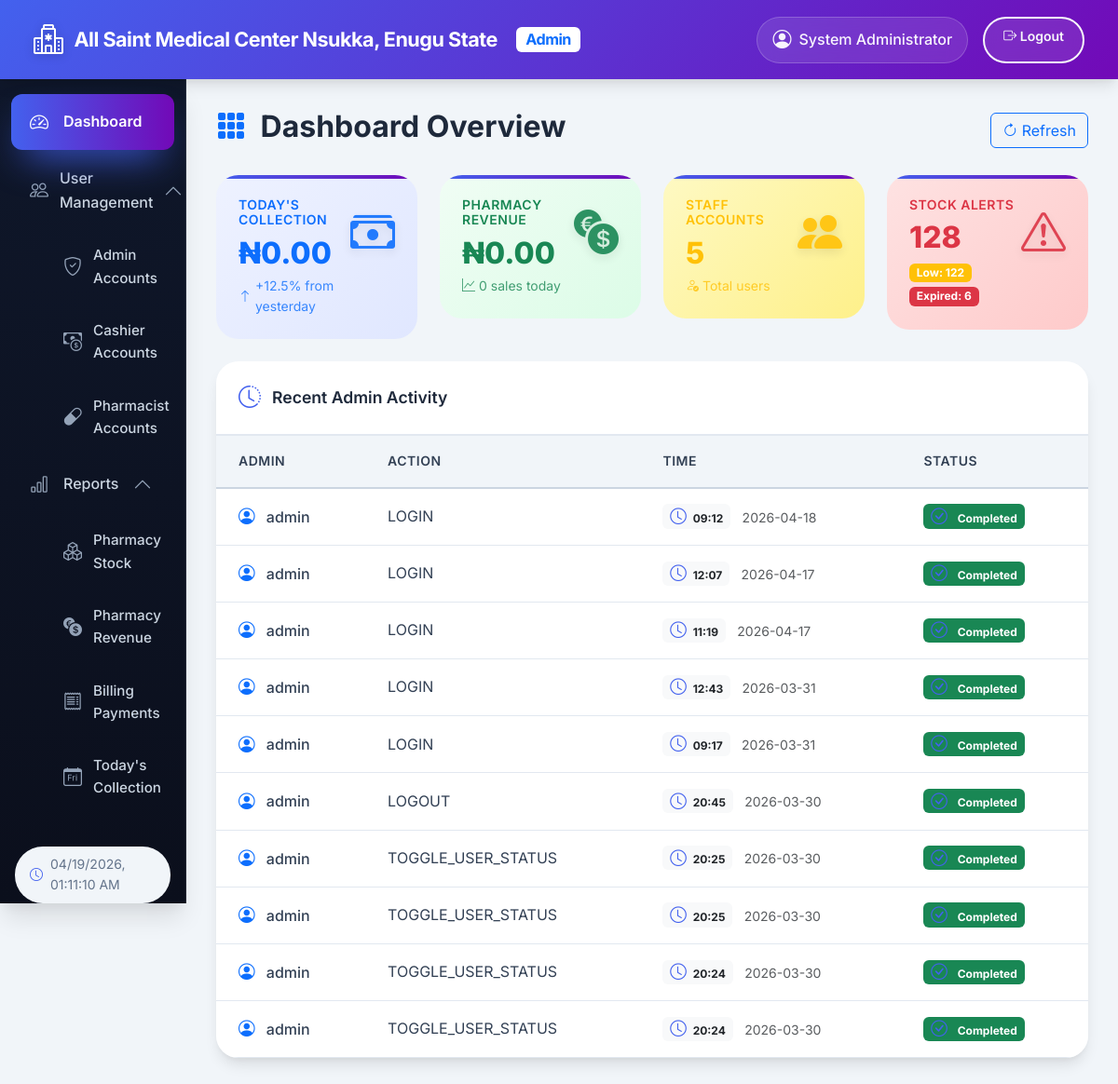
/admin/dashboard (signed in), run on an earlier commit of the app's database.
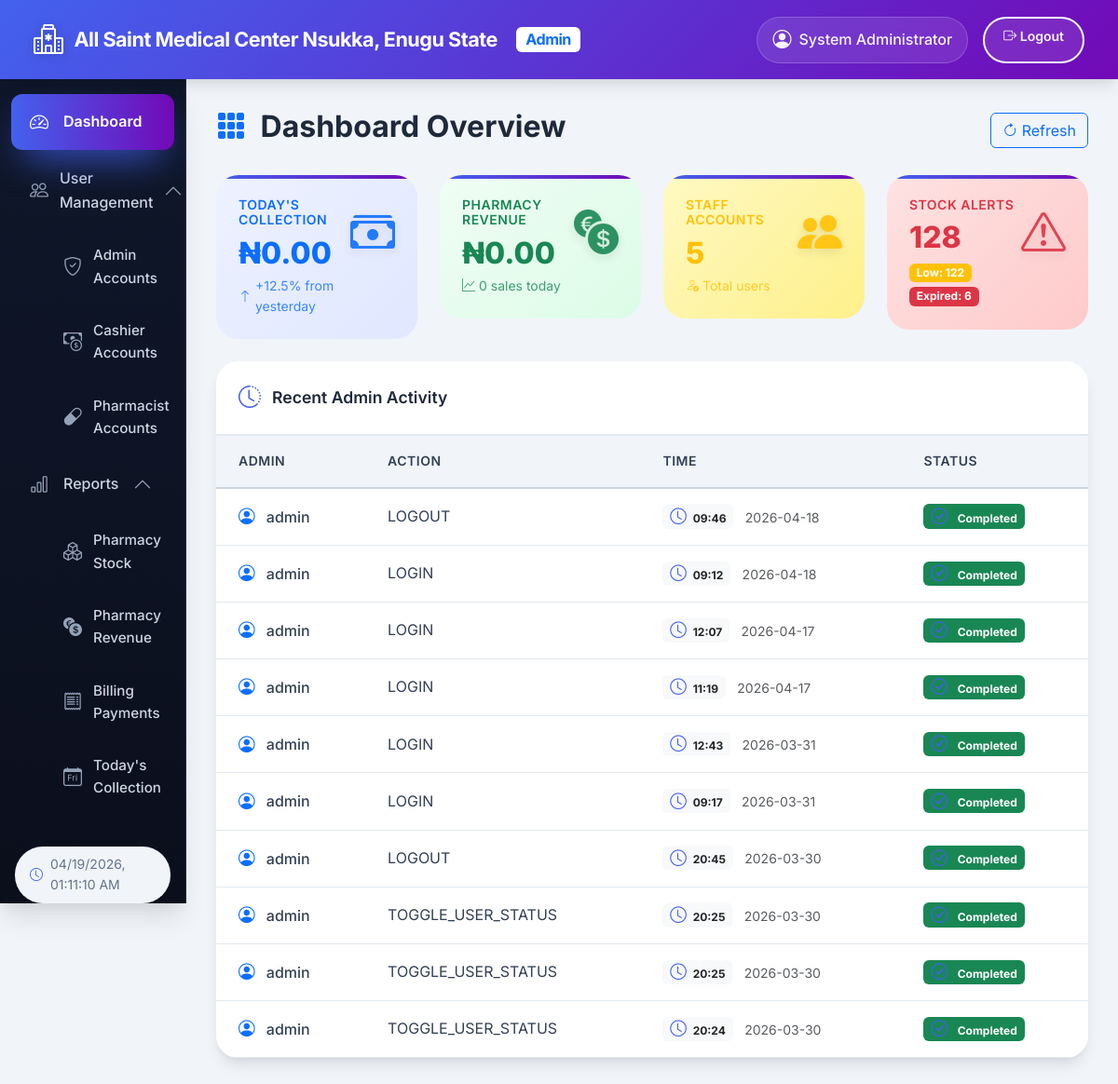
And on a later commit of the database.
### tables this page shows
CREATE TABLE admin_users (
    id                INTEGER PRIMARY KEY AUTOINCREMENT,
    username          TEXT UNIQUE NOT NULL,
    password          TEXT NOT NULL,
    full_name         TEXT,
    email             TEXT,
    role              TEXT DEFAULT 'Admin',
    is_super_admin    INTEGER DEFAULT 0,
    is_active         INTEGER DEFAULT 1,
    created_at        TIMESTAMP DEFAULT CURRENT_TIMESTAMP,
    created_by        INTEGER,
    last_login        TIMESTAMP
);

CREATE TABLE admin_audit_logs (
    id          INTEGER PRIMARY KEY AUTOINCREMENT,
    admin_id    INTEGER,
    action      TEXT NOT NULL,
    details     TEXT,
    ip_address  TEXT,
    user_agent  TEXT,
    created_at  TIMESTAMP DEFAULT CURRENT_TIMESTAMP
);

### app.py (the view)
@app.route('/admin/dashboard')
def admin_dashboard():
    if 'admin_id' not in session:
        return redirect(url_for('admin_login'))
    conn = get_db_connection()
    cursor = conn.cursor()
    stats = {}
    try:
        cursor.execute("SELECT COUNT(*) FROM admin_users WHERE is_active = 1")
        stats['admins_count'] = cursor.fetchone()[0]
        cursor.execute("SELECT COUNT(*) FROM pharmacists WHERE is_active = 1")
        stats['pharmacists_count'] = cursor.fetchone()[0]
        cursor.execute("SELECT COUNT(*) FROM billing_users WHERE is_active = 1")
        stats['cashiers_count'] = cursor.fetchone()[0]
        today = date.today().strftime('%Y-%m-%d')
        cursor.execute("SELECT COALESCE(SUM(amount_paid), 0) FROM payments WHERE DATE(payment_date) = ?", (today,))
        stats['todays_collection'] = float(cursor.fetchone()[0] or 0)
        cursor.execute("""
            SELECT COUNT(*) FROM drugs
            WHERE stock_quantity <= low_stock_threshold
            AND expiry_date > date('now')
        """)
        stats['low_stock_count'] = cursor.fetchone()[0]
        cursor.execute("""
            SELECT COUNT(*) FROM drugs
            WHERE expiry_date < date('now') AND stock_quantity > 0
        """)
        stats['expired_stock_count'] = cursor.fetchone()[0]
        cursor.execute("""
            SELECT COUNT(*), COALESCE(SUM(grand_total), 0)
            FROM receipts
            WHERE DATE(created_at) = ?
        """, (today,))
        result = cursor.fetchone()
        stats['pharmacy_sales_count'] = result[0]
        stats['pharmacy_revenue'] = float(result[1] or 0)
        cursor.execute("""
            SELECT a.username, l.action, l.created_at
            FROM admin_audit_logs l
            JOIN admin_users a ON l.admin_id = a.id
            ORDER BY l.created_at DESC
            LIMIT 10
        """)
        recent_actions = cursor.fetchall()
        stats['recent_actions'] = []
        for action in recent_actions:
            username = action[0]
            action_text = action[1]
            created_at = action[2]
            if isinstance(created_at, str):
                try:
                    created_at = datetime.strptime(created_at, '%Y-%m-%d %H:%M:%S')
                except ValueError:
                    try:
                        created_at = datetime.strptime(created_at, '%Y-%m-%d')
                    except ValueError:
                        created_at = datetime.now()
            stats['recent_actions'].append((username, action_text, created_at))
    except Exception as e:
        app.logger.error(f"Error fetching admin stats: {e}")
        flash("Error loading dashboard statistics", "warning")
        stats = {}
    cursor.close()
    conn.close()
    return render_template(
        "admin_dashboard.html",
        stats=stats,
        hospital_name="All Saint Medical Center Nsukka, Enugu State",
        admin_name=session.get('admin_full_name', 'Admin')
    )

### templates/admin_dashboard.html (shortened to what this page needs)
<!DOCTYPE html>
<html lang="en">
<head>
    <link href="https://cdn.jsdelivr.net/npm/bootstrap@5.3.2/dist/css/bootstrap.min.css" rel="stylesheet">
    <link rel="stylesheet" href="https://cdn.jsdelivr.net/npm/bootstrap-icons@1.11.0/font/bootstrap-icons.css">
    <link href="https://unpkg.com/aos@2.3.1/dist/aos.css" rel="stylesheet">
</head>
<body>
    <nav class="navbar navbar-expand-lg navbar-dark nav-gradient">
        <div class="container-fluid">
            <a class="navbar-brand" href="{{ url_for('admin_dashboard') }}">
                <i class="bi bi-hospital"></i>
                <span>{{ hospital_name }}</span>
                <span class="badge bg-white text-primary ms-2 animate-pulse">Admin</span>
            </a>
            <div class="collapse navbar-collapse" id="navbarNav">
                <div class="navbar-nav ms-auto">
                    <div class="navbar-text me-3">
                        <i class="bi bi-person-circle"></i>
                        <span>{{ admin_name }}</span>
                    </div>
                    <a href="{{ url_for('admin_logout') }}" class="btn btn-outline-light btn-sm">
                        <i class="bi bi-box-arrow-right"></i> Logout
                    </a>
                </div>
            </div>
        </div>
    </nav>
    <div class="container-fluid">
        <div class="row">
            <div class="col-md-3 col-lg-2 px-0">
                <div class="sidebar">
                    <div class="list-group list-group-flush">
                        <a href="{{ url_for('admin_dashboard') }}" class="list-group-item active">
                            <i class="bi bi-speedometer2"></i>
                            <span>Dashboard</span>
                        </a>
                        <div class="list-group-item" data-bs-toggle="collapse" href="#userManagement" role="button" aria-expanded="true">
                            <i class="bi bi-people"></i>
                            <span>User Management</span>
                            <i class="bi bi-chevron-down float-end"></i>
                        </div>
                        <div class="collapse show" id="userManagement">
                            <a href="{{ url_for('admin_manage_admins') }}" class="list-group-item ps-5">
                                <i class="bi bi-shield-check"></i> Admin Accounts
                            </a>
                            <a href="{{ url_for('admin_manage_cashiers') }}" class="list-group-item ps-5">
                                <i class="bi bi-cash-coin"></i> Cashier Accounts
                            </a>
                            <a href="{{ url_for('admin_manage_pharmacists') }}" class="list-group-item ps-5">
                                <i class="bi bi-capsule"></i> Pharmacist Accounts
                            </a>
                        </div>
                        <div class="list-group-item" data-bs-toggle="collapse" href="#reports" role="button" aria-expanded="true">
                            <i class="bi bi-bar-chart"></i>
                            <span>Reports</span>
                            <i class="bi bi-chevron-down float-end"></i>
                        </div>
                        <div class="collapse show" id="reports">
                            <a href="{{ url_for('admin_pharmacy_stock') }}" class="list-group-item ps-5">
                                <i class="bi bi-boxes"></i> Pharmacy Stock
                            </a>
                            <a href="{{ url_for('admin_pharmacy_revenue') }}" class="list-group-item ps-5">
                                <i class="bi bi-currency-exchange"></i> Pharmacy Revenue
                            </a>
                            <a href="{{ url_for('admin_billing_payments') }}" class="list-group-item ps-5">
                                <i class="bi bi-receipt"></i> Billing Payments
                            </a>
                            <a href="{{ url_for('admin_todays_collection') }}" class="list-group-item ps-5">
                                <i class="bi bi-calendar-day"></i> Today's Collection
                            </a>
                        </div>
                    </div>
                    <div class="current-time mx-3">
                        <i class="bi bi-clock"></i>
                        <span id="currentDateTime"></span>
                    </div>
                </div>
            </div>
            <div class="col-md-9 col-lg-10 main-content">
                <div class="d-flex justify-content-between align-items-center mb-4" data-aos="fade-down">
                    <h2 class="fw-bold">
                        <i class="bi bi-grid-3x3-gap-fill me-2 text-primary"></i>
                        Dashboard Overview
                    </h2>
                    <button class="btn btn-outline-primary" onclick="location.reload()">
                        <i class="bi bi-arrow-clockwise"></i> Refresh
                    </button>
                </div>
                <div class="row g-4 mb-4">
                    <div class="col-md-3 col-sm-6" data-aos="fade-up" data-aos-delay="100">
                        <div class="card stat-card bg-primary-light">
                            <div class="card-body">
                                <div class="d-flex justify-content-between align-items-start">
                                    <div>
                                        <h6 class="text-primary">Today's Collection</h6>
                                        <h3 class="text-primary">₦{{ "%.2f"|format(stats.todays_collection) }}</h3>
                                        <small class="text-primary">
                                            <i class="bi bi-arrow-up"></i> +12.5% from yesterday
                                        </small>
                                    </div>
                                    <div class="stat-icon text-primary">
                                        <i class="bi bi-cash-stack"></i>
                                    </div>
                                </div>
                            </div>
                        </div>
                    </div>
                    <div class="col-md-3 col-sm-6" data-aos="fade-up" data-aos-delay="200">
                        <div class="card stat-card bg-success-light">
                            <div class="card-body">
                                <div class="d-flex justify-content-between align-items-start">
                                    <div>
                                        <h6 class="text-success">Pharmacy Revenue</h6>
                                        <h3 class="text-success">₦{{ "%.2f"|format(stats.pharmacy_revenue) }}</h3>
                                        <small class="text-success">
                                            <i class="bi bi-graph-up"></i> {{ stats.pharmacy_sales_count }} sales today
                                        </small>
                                    </div>
                                    <div class="stat-icon text-success">
                                        <i class="bi bi-currency-exchange"></i>
                                    </div>
                                </div>
                            </div>
                        </div>
                    </div>
                    <div class="col-md-3 col-sm-6" data-aos="fade-up" data-aos-delay="300">
                        <div class="card stat-card bg-warning-light">
                            <div class="card-body">
                                <div class="d-flex justify-content-between align-items-start">
                                    <div>
                                        <h6 class="text-warning">Staff Accounts</h6>
                                        <h3 class="text-warning">{{ stats.admins_count + stats.cashiers_count + stats.pharmacists_count }}</h3>
                                        <small class="text-warning">
                                            <i class="bi bi-person-check"></i> Total users
                                        </small>
                                    </div>
                                    <div class="stat-icon text-warning">
                                        <i class="bi bi-people-fill"></i>
                                    </div>
                                </div>
                            </div>
                        </div>
                    </div>
                    <div class="col-md-3 col-sm-6" data-aos="fade-up" data-aos-delay="400">
                        <div class="card stat-card bg-danger-light">
                            <div class="card-body">
                                <div class="d-flex justify-content-between align-items-start">
                                    <div>
                                        <h6 class="text-danger">Stock Alerts</h6>
                                        <h3 class="text-danger">{{ stats.low_stock_count + stats.expired_stock_count }}</h3>
                                        <div>
                                            <span class="badge bg-warning me-1">Low: {{ stats.low_stock_count }}</span>
                                            <span class="badge bg-danger">Expired: {{ stats.expired_stock_count }}</span>
                                        </div>
                                    </div>
                                    <div class="stat-icon text-danger">
                                        <i class="bi bi-exclamation-triangle"></i>
                                    </div>
                                </div>
                            </div>
                        </div>
                    </div>
                </div>
                <div class="row" data-aos="fade-up" data-aos-delay="600">
                    <div class="col-12">
                        <div class="activity-card">
                            <div class="card-header">
                                <i class="bi bi-clock-history"></i>
                                <span>Recent Admin Activity</span>
                            </div>
                            <div class="card-body">
                                <div class="table-responsive">
                                    <table class="table table-hover">
                                        <thead>
                                            <tr>
                                                <th>Admin</th>
                                                <th>Action</th>
                                                <th>Time</th>
                                                <th>Status</th>
                                            </tr>
                                        </thead>
                                        <tbody>
                                            {% if stats.recent_actions %}
                                                {% for action in stats.recent_actions %}
                                                <tr>
                                                    <td>
                                                        <i class="bi bi-person-circle text-primary"></i>
                                                        <span class="fw-medium">{{ action[0] }}</span>
                                                    </td>
                                                    <td>{{ action[1] }}</td>
                                                    <td>
                                                        <span class="badge bg-light text-dark">
                                                            <i class="bi bi-clock me-1"></i>
                                                            {{ action[2].strftime('%H:%M') }}
                                                        </span>
                                                        <small class="text-muted ms-2">{{ action[2].strftime('%Y-%m-%d') }}</small>
                                                    </td>
                                                    <td>
                                                        <span class="badge bg-success">
                                                            <i class="bi bi-check-circle"></i> Completed
                                                        </span>
                                                    </td>
                                                </tr>
                                                {% endfor %}
                                            {% endif %}
                                        </tbody>
                                    </table>
                                </div>
                            </div>
                        </div>
                    </div>
                </div>
            </div>
        </div>
    </div>
</body>
</html>

What changed in the data, as far as the page shows it:
no longer on this page (row unchanged): admin_audit_logs: username "admin", action "TOGGLE_USER_STATUS", action "20:24", created_at "2026-03-30"
added admin_audit_logs: username "admin", action "LOGOUT", action "09:46", created_at "2026-04-18"
